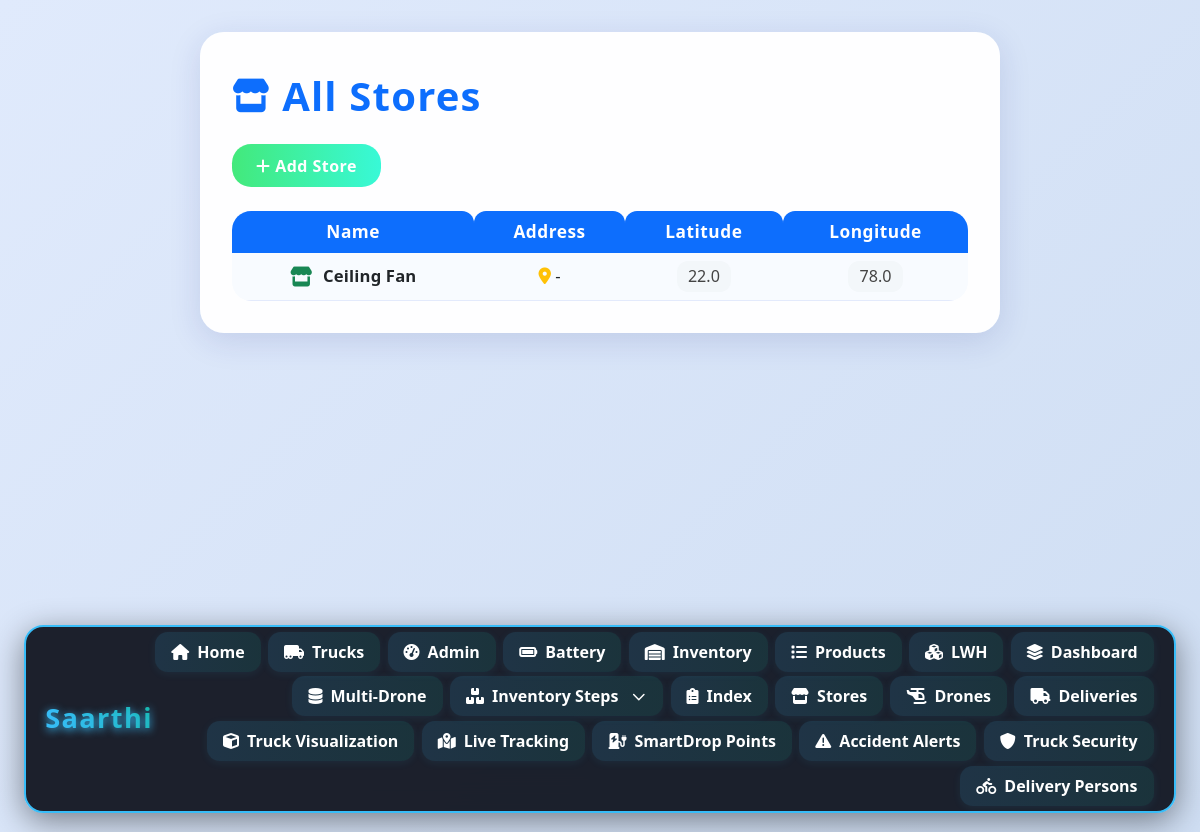
The app's page /drone/stores/ with its own data.
### inventory/models.py (models this page shows, shortened)
class Store(models.Model):
    name = models.CharField(max_length=100)
    address = models.TextField(blank=True)
    latitude = models.FloatField()
    longitude = models.FloatField()
    created_at = models.DateTimeField(auto_now_add=True)

### inventory/views.py (the view)
# urls.py: path('stores/', views.store_list, name='store_list'),
def store_list(request):
    stores = Store.objects.all()
    return render(request, 'drone/store_list.html', {'stores': stores})

### templates/drone/store_list.html (shortened to what this page needs)
<!DOCTYPE html>
<html>
<head>
    <link rel="stylesheet" href="https://cdn.jsdelivr.net/npm/bootstrap@5.3.0/dist/css/bootstrap.min.css">
    <link rel="stylesheet" href="https://cdnjs.cloudflare.com/ajax/libs/font-awesome/6.4.2/css/all.min.css">
</head>
<body>
    <div class="fancy-card">
        <h1><i class="fa-solid fa-store"></i> All Stores</h1>
        <a href="{% url 'add_store' %}" class="btn btn-success mb-4"><i class="fa-solid fa-plus"></i> Add Store</a>
        <div class="table-responsive">
            <table class="table fancy-table table-hover align-middle mb-0">
                <thead>
                    <tr>
                        <th>Name</th>
                        <th>Address</th>
                        <th>Latitude</th>
                        <th>Longitude</th>
                    </tr>
                </thead>
                <tbody>
                {% for store in stores %}
                    <tr>
                        <td class="store-name">
                            <i class="fa-solid fa-store store-icon text-success"></i>
                            {{ store.name }}
                        </td>
                        <td>
                            <i class="fa-solid fa-location-dot text-warning"></i>
                            {{ store.address|default:"-" }}
                        </td>
                        <td>
                            <span class="location-coords">{{ store.latitude }}</span>
                        </td>
                        <td>
                            <span class="location-coords">{{ store.longitude }}</span>
                        </td>
                    </tr>
                {% empty %}
                    <tr>
                        <td colspan="4" class="text-center text-muted py-4">No stores found.</td>
                    </tr>
                {% endfor %}
                </tbody>
            </table>
        </div>
    </div>
    {% include "navbar.html" %}
</body>
</html>

### templates/drone/store_list.html (style rules this page uses)
body { background: linear-gradient(135deg, #e0eafc 0%, #cfdef3 100%); min-height: 100vh; }
.fancy-card { background: rgba(255,255,255,0.97); border-radius: 1.5rem; box-shadow: 0 8px 32px 0 rgba(31, 38, 135, 0.13); padding: 2.5rem 2rem 2rem 2rem; margin: 2rem auto; max-width: 800px; animation: fadeInUp 0.7s; }
.fancy-card h1 { font-weight: 700; color: #0d6efd; letter-spacing: 0.03em; margin-bottom: 1.5rem; display: flex; align-items: center; gap: 0.7rem; }
.fancy-card h1 i { font-size: 2.1rem; }
.btn-success { background: linear-gradient(90deg, #43e97b 0%, #38f9d7 100%); border: none; border-radius: 1.2em; font-weight: 600; letter-spacing: 0.03em; padding: 0.6em 1.5em; }
.table-responsive { border-radius: 1.2rem; overflow: hidden; }
.fancy-table th, .fancy-table td { vertical-align: middle !important; text-align: center; }
.fancy-table th { background: #0d6efd; color: #fff; border-top-left-radius: 0.75rem; border-top-right-radius: 0.75rem; font-size: 1.08rem; letter-spacing: 0.03em; border-bottom: none; }
.fancy-table td { background: #f8fbff; font-size: 1.04rem; border-bottom: 1.5px solid #e3eafc; }
.fancy-table tr { transition: box-shadow 0.2s; }
.store-name { font-weight: 600; color: #0d6efd; letter-spacing: 0.01em; }
.store-icon { font-size: 1.2em; margin-right: 0.3em; vertical-align: middle; }
.location-coords { font-size: 0.97em; color: #444; background: #f3f7fa; border-radius: 0.7em; padding: 0.2em 0.7em; display: inline-block; }

### records on screen
Store: name "Ceiling Fan", address "-", latitude "22.0", longitude "78.0"
